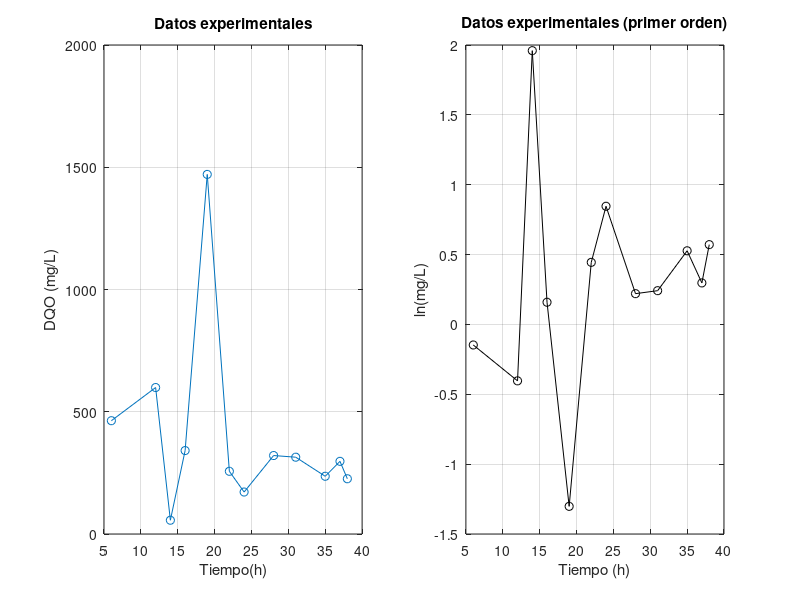

Write MATLAB code to recreate this figure.
% Datos experimentales
So = 400;
t = [6 12 14 16 19 22 24 28 31 35 37 38]; %tiempo(h)
DQO = [463.38 599.05 56.37 341.27 1470.75 256.48 171.68 320.93 314.14 236.13 297.18 225.95]; %DQO(mg/L)
% Grafico
figure('Name', 'Cinetica de primer orden')
subplot(1, 2, 1);
plot(t,DQO,'-o');
title("Datos experimentales");
xlabel("Tiempo(h)");
ylabel("DQO (mg/L)");
grid;
hold on;
subplot(1, 2, 2);
X = t;
Y = log(So./DQO);
plot(X,Y,'o-k');
title("Datos experimentales (primer orden)");
xlabel("Tiempo (h)");
ylabel("ln(mg/L)");
grid;
hold on;
pause;